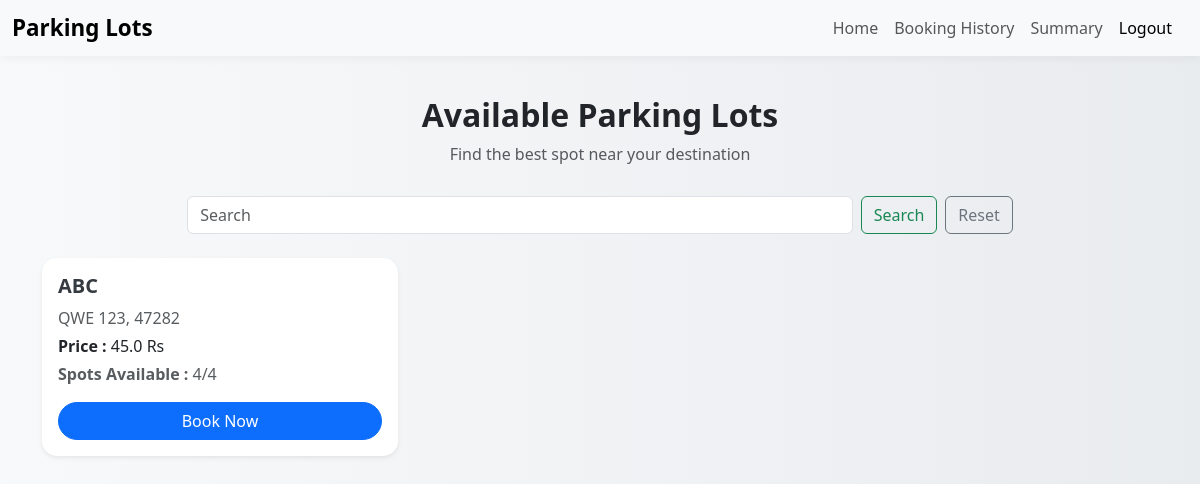
Page /user (signed in) on the earlier database version.
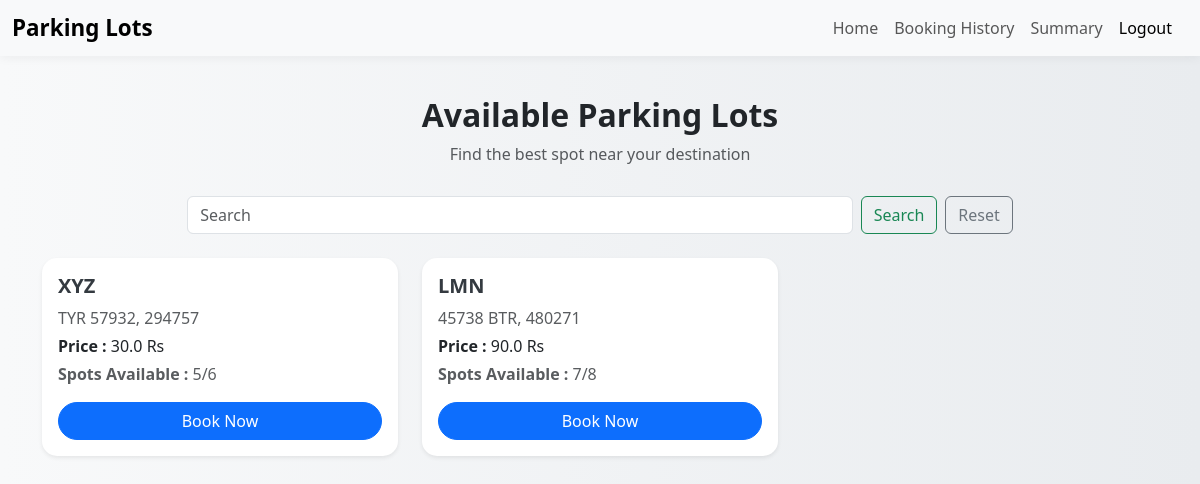
Same page on the later database version.
### app.py (models this page shows)
class Parking(db.Model):
    __tablename__ = 'parking'
    id = db.Column(db.Integer, primary_key=True)
    prime_location_name = db.Column(db.String(20), unique=True, nullable=False)
    address = db.Column(db.String(20), nullable=False)
    pin_code = db.Column(db.String(20), nullable=False)
    price = db.Column(db.Float, nullable=False)
    number_of_spots = db.Column(db.Integer, nullable=False)
    spots = db.relationship('ParkingSpot', back_populates='parking', cascade='all, delete-orphan')

### app.py (the view)
@app.route('/user', methods=['GET', 'POST'])
def user():
    if 'username' not in session:
        return redirect(url_for('login'))
    query = request.args.get('query')
    if query:
        parkings = Parking.query.filter(Parking.prime_location_name.ilike(f'%{query}%')).all()
    else:
        parkings = Parking.query.all()
    available_counts = {}
    for parking in parkings:
        available_counts[parking.id] = ParkingSpot.query.filter_by(parking_id=parking.id, status='A').count()
    return render_template('user.html', parkings=parkings, available_counts=available_counts, query=query)

### templates/user.html (shortened to what this page needs)
<!DOCTYPE html>
<html lang="en">
<head>
  <link href="https://cdn.jsdelivr.net/npm/bootstrap@5.3.0/dist/css/bootstrap.min.css" rel="stylesheet">
</head>
<body>
  <nav class="navbar navbar-expand-lg navbar-light bg-light">
  <div class="container-fluid">
    <span class="navbar-brand mb-0 h5">Parking Lots</span>
    <div class="d-flex ms-auto">
      <ul class="navbar-nav me-2 mb-2 mb-lg-0">
        <li class="nav-item">
          <a class="nav-link" href="/user">Home</a>
        </li>
        <li class="nav-item">
          <a class="nav-link" href="/history">Booking History</a>
        </li>
        <li class="nav-item">
          <a class="nav-link" href="/user_summary">Summary</a>
        </li>
        <li class="nav-item">
            <a class="nav-link active" aria-current="page" href="/logout">Logout</a>
        </li>
      </ul>
    </div>
  </div>
</nav>
  <div class="container">
    <div class="text-center section-heading">
      <h2 class="fw-bold">Available Parking Lots</h2>
      <p class="text-muted">Find the best spot near your destination</p>
    </div>
    <div class="d-flex justify-content-center mb-4">
      <form class="d-flex" role="search" action="/user" method="GET" style="max-width: 750px; width: 100%;">
        <input class="form-control me-2" type="search" placeholder="Search" name="query" value="{{ query or '' }}" style="min-width: 0;">
        <button class="btn btn-outline-success" type="submit">Search</button>
      </form>
      <a href="/user" class="btn btn-outline-secondary ms-2">Reset</a>
    </div>
      <div class="row row-cols-1 row-cols-md-2 row-cols-lg-3 g-4">
      {% if parkings %}
        {% for parking in parkings %}
        <div class="col">
          <div class="card h-100 shadow-sm">
            <div class="card-body d-flex flex-column">
              <h5 class="card-title">{{ parking.prime_location_name }}</h5>
              <p class="card-text text-muted mb-1">{{ parking.address }}, {{ parking.pin_code }}</p>
              <p class="card-text mb-1"><strong>Price : </strong> {{ parking.price }} Rs</p>
              <p class="card-text text-muted mb-3"><strong>Spots Available : </strong> {{ available_counts[parking.id] }}/{{ parking.number_of_spots }}</p>
              {% if available_counts[parking.id] > 0 %}
              <a href="/booking/{{ parking.id }}" class="btn btn-primary mt-auto w-100">Book Now</a>
              {% else %}
              <button class="btn btn-secondary mt-auto w-100" disabled>Full</button>
              {% endif %}
            </div>
          </div>
        </div>
        {% endfor %}
      {% endif %}
    </div>
  </div>
</body>
</html>

### templates/user.html (style rules this page uses)
body { background: linear-gradient(to right, #f8f9fa, #e9ecef); font-family: 'Segoe UI', Tahoma, Geneva, Verdana, sans-serif; }
.navbar { box-shadow: 0 2px 10px rgba(0,0,0,0.05); }
.navbar-brand { font-weight: bold; font-size: 1.4rem; }
.card { border: none; border-radius: 15px; transition: transform 0.2s ease-in-out; }
.card-title { font-weight: 600; color: #343a40; }
.btn-primary { border-radius: 50px; }
.section-heading { margin-top: 40px; margin-bottom: 30px; }

Differences in the rows shown:
removed Parking: prime_location_name "ABC", address "QWE 123", pin_code "47282", price "45.0", number_of_spots "4"
added Parking: prime_location_name "XYZ", address "TYR 57932", pin_code "294757", price "30.0", available_counts "5", number_of_spots "6"
added Parking: prime_location_name "LMN", address "45738 BTR", pin_code "480271", price "90.0", available_counts "7", number_of_spots "8"
